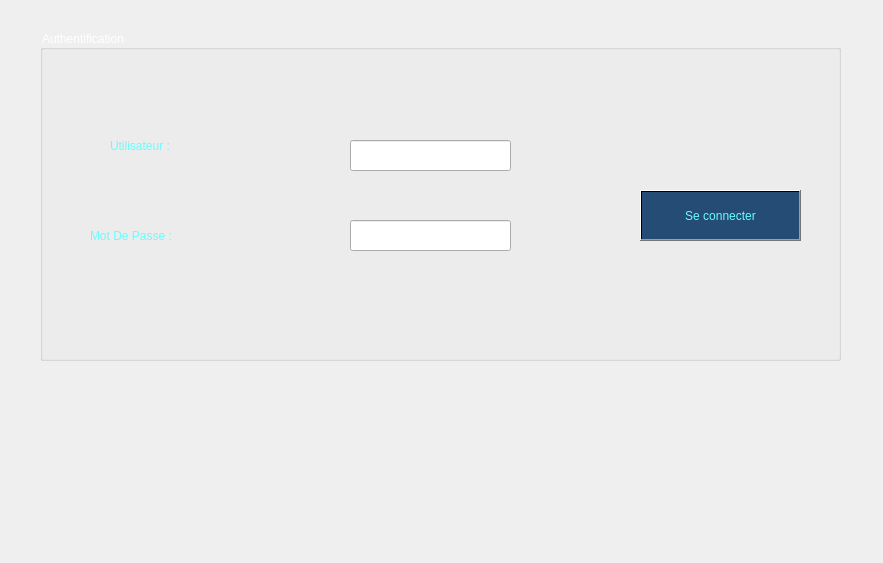
<?xml version="1.0" encoding="UTF-8"?>
<ui version="4.0">
 <class>login</class>
 <widget class="QMainWindow" name="login">
  <property name="geometry">
   <rect>
    <x>0</x>
    <y>0</y>
    <width>883</width>
    <height>563</height>
   </rect>
  </property>
  <property name="windowTitle">
   <string>MainWindow</string>
  </property>
  <widget class="QWidget" name="centralwidget">
   <widget class="QLabel" name="label">
    <property name="geometry">
     <rect>
      <x>-5</x>
      <y>0</y>
      <width>891</width>
      <height>561</height>
     </rect>
    </property>
    <property name="styleSheet">
     <string notr="true">background-image: url(:/18.jpg);</string>
    </property>
    <property name="text">
     <string/>
    </property>
   </widget>
   <widget class="QGroupBox" name="groupBox">
    <property name="geometry">
     <rect>
      <x>40</x>
      <y>30</y>
      <width>801</width>
      <height>331</height>
     </rect>
    </property>
    <property name="styleSheet">
     <string notr="true">color:rgb(255, 255, 255);
font: 20pt &quot;Rockwell&quot;;</string>
    </property>
    <property name="title">
     <string>Authentification</string>
    </property>
    <widget class="QPushButton" name="pushButton">
     <property name="geometry">
      <rect>
       <x>600</x>
       <y>160</y>
       <width>161</width>
       <height>51</height>
      </rect>
     </property>
     <property name="styleSheet">
      <string notr="true">background-color: qlineargradient(spread:pad, x1:1, y1:0, x2:1, y2:0, stop:0.919598 rgb(37, 76, 117), stop:0.98 rgba(0, 0, 0, 255), stop:1 rgba(235, 148, 61, 255));
color:rgb(103, 253, 255);;
font: 14pt &quot;Rockwell&quot;;</string>
     </property>
     <property name="text">
      <string>Se connecter</string>
     </property>
    </widget>
    <widget class="QLineEdit" name="lineEdit">
     <property name="geometry">
      <rect>
       <x>310</x>
       <y>110</y>
       <width>161</width>
       <height>31</height>
      </rect>
     </property>
    </widget>
    <widget class="QLineEdit" name="lineEdit_2">
     <property name="geometry">
      <rect>
       <x>310</x>
       <y>190</y>
       <width>161</width>
       <height>31</height>
      </rect>
     </property>
    </widget>
    <widget class="QLabel" name="label_3">
     <property name="geometry">
      <rect>
       <x>70</x>
       <y>90</y>
       <width>131</width>
       <height>51</height>
      </rect>
     </property>
     <property name="styleSheet">
      <string notr="true">color:rgb(103, 253, 255);
font: 15pt &quot;Rockwell&quot;;</string>
     </property>
     <property name="text">
      <string>Utilisateur :</string>
     </property>
    </widget>
    <widget class="QLabel" name="label_4">
     <property name="geometry">
      <rect>
       <x>50</x>
       <y>190</y>
       <width>181</width>
       <height>31</height>
      </rect>
     </property>
     <property name="styleSheet">
      <string notr="true">color:rgb(103, 253, 255);
font: 15pt &quot;Rockwell&quot;;</string>
     </property>
     <property name="text">
      <string>Mot De Passe :</string>
     </property>
    </widget>
   </widget>
  </widget>
 </widget>
 <resources/>
 <connections/>
</ui>
